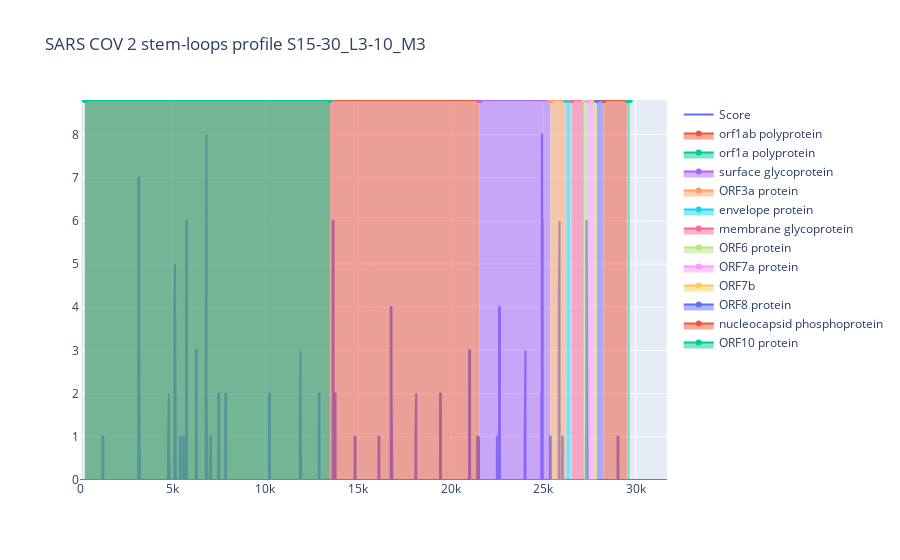

Notebook code for this chart:
### Code cell
bins_scores_df = pd.read_csv(f'sars_cov_2_pal_S15-30_L3-10_M3_sars_cov_2_scores_by_virus_10.csv')
# bins_scores_pvals_df['NegLog10Pval'] = -1 * np.log10(bins_scores_pvals_df.P_val)
# bins_scores_pvals_df['NegLog10AdjPval'] = -1 * np.log10(bins_scores_pvals_df.P_val_adjusted)
# LOG_DEFAULT_THRESHOLD = -1 * np.log10(PVAL_THRESHOLD)
bins_scores_df_by_bins = bins_scores_df.groupby('Start').agg({'Score': np.mean}).reset_index()
bins_scores_df_by_bins['Std'] = bins_scores_df.groupby('Start').agg({'Score': np.std}).reset_index(drop=True)
bins_scores_df_by_bins = bins_scores_df_by_bins.fillna(0)
MAX_Y_VALUE = bins_scores_df_by_bins['Score'].max() * 1.1
MIN_Y_VALUE = 0
fig = go.Figure()
fig.add_trace(
    go.Scatter(
        x=bins_scores_df_by_bins['Start'],
        y=bins_scores_df_by_bins['Score'],
        name='Score',
    )
)
y = 1
for _, row in proteins_df.iterrows():
    fig.add_trace(
        go.Scatter(
            x=[row.Start, row.Stop],
            y=[MAX_Y_VALUE*y, MAX_Y_VALUE*y],
            name=row['Protein Name'],
            fill='tozeroy',
            opacity=0.1
        )
    )
fig.update_layout(
    title='SARS COV 2 stem-loops profile S15-30_L3-10_M3',
)
fig.update_yaxes(range=[MIN_Y_VALUE, MAX_Y_VALUE])
fig.show()

### Figure 1 — Plotly figure (JSON) as saved in the notebook; plotly's stock layout.template omitted (floating-point values rounded to 4 significant figures; data arrays with more than 128 entries replaced by an {"elided": "..."} marker saying what was removed)
{"data": [{"name": "Score", "type": "scatter", "x": {"elided": "6337 int values"}, "y": {"elided": "6337 int values"}}, {"fill": "tozeroy", "name": "orf1ab polyprotein", "opacity": 0.1, "type": "scatter", "x": [266, 21555], "y": [8.8, 8.8]}, {"fill": "tozeroy", "name": "orf1a polyprotein", "opacity": 0.1, "type": "scatter", "x": [266, 13483], "y": [8.8, 8.8]}, {"fill": "tozeroy", "name": "surface glycoprotein", "opacity": 0.1, "type": "scatter", "x": [21563, 25384], "y": [8.8, 8.8]}, {"fill": "tozeroy", "name": "ORF3a protein", "opacity": 0.1, "type": "scatter", "x": [25393, 26220], "y": [8.8, 8.8]}, {"fill": "tozeroy", "name": "envelope protein", "opacity": 0.1, "type": "scatter", "x": [26245, 26472], "y": [8.8, 8.8]}, {"fill": "tozeroy", "name": "membrane glycoprotein", "opacity": 0.1, "type": "scatter", "x": [26523, 27191], "y": [8.8, 8.8]}, {"fill": "tozeroy", "name": "ORF6 protein", "opacity": 0.1, "type": "scatter", "x": [27202, 27387], "y": [8.8, 8.8]}, {"fill": "tozeroy", "name": "ORF7a protein", "opacity": 0.1, "type": "scatter", "x": [27394, 27759], "y": [8.8, 8.8]}, {"fill": "tozeroy", "name": "ORF7b", "opacity": 0.1, "type": "scatter", "x": [27756, 27887], "y": [8.8, 8.8]}, {"fill": "tozeroy", "name": "ORF8 protein", "opacity": 0.1, "type": "scatter", "x": [27894, 28259], "y": [8.8, 8.8]}, {"fill": "tozeroy", "name": "nucleocapsid phosphoprotein", "opacity": 0.1, "type": "scatter", "x": [28274, 29533], "y": [8.8, 8.8]}, {"fill": "tozeroy", "name": "ORF10 protein", "opacity": 0.1, "type": "scatter", "x": [29558, 29674], "y": [8.8, 8.8]}], "layout": {"autosize": true, "title": {"text": "SARS COV 2 stem-loops profile S15-30_L3-10_M3"}, "xaxis": {"autorange": true, "range": [0, 31680], "type": "linear"}, "yaxis": {"autorange": false, "range": [0, 8.8], "type": "linear"}}}
